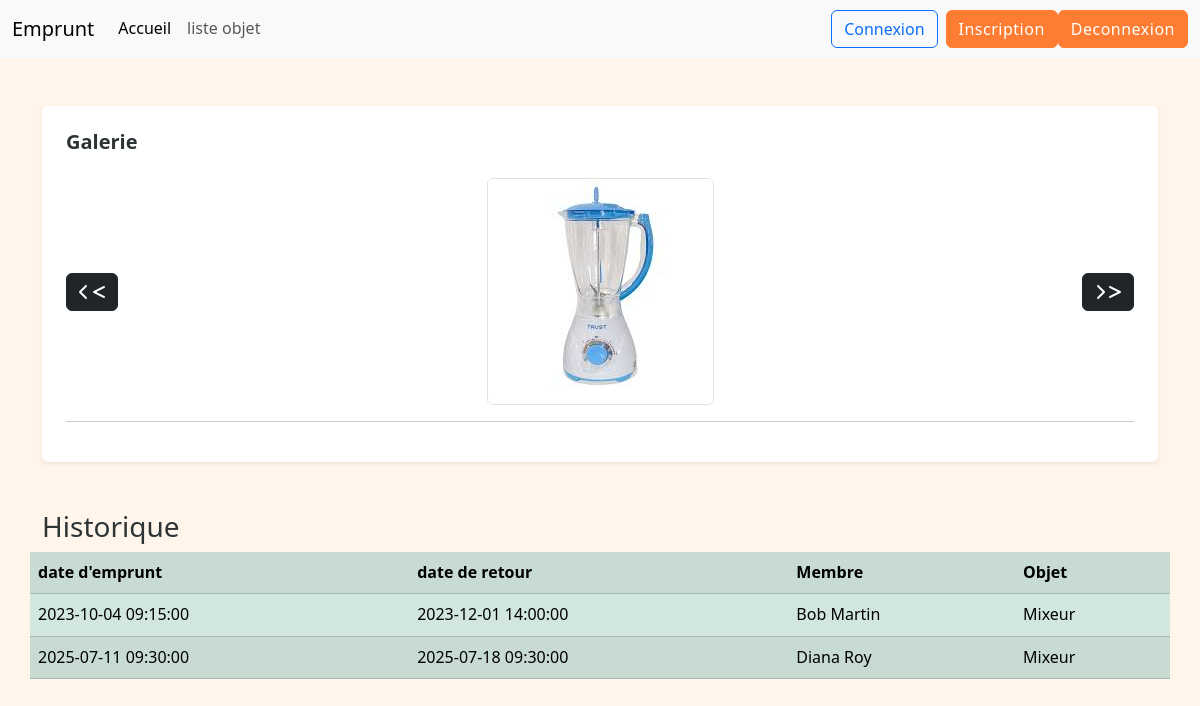
The page /pages/fiche.php?id_objet=7&nom_image=mixeur.jpg&id_image=7 on the database its author committed.
### tables this page shows
CREATE TABLE Final_image_objet(
    id_image INT AUTO_INCREMENT PRIMARY KEY,
    id_objet INT,
    nom_image VARCHAR(100),
    FOREIGN KEY (id_objet) REFERENCES Final_objet(id_objet)
);

CREATE TABLE Final_emprunt(
    id_emprunt INT AUTO_INCREMENT PRIMARY KEY,
    id_objet INT,
    id_membre INT,
    date_emprunt DATETIME,
    date_retour DATETIME,
    FOREIGN KEY (id_objet) REFERENCES Final_objet(id_objet),
    FOREIGN KEY (id_membre) REFERENCES Final_membre(id_membre)
);

CREATE TABLE Final_membre (
    id_membre INT AUTO_INCREMENT PRIMARY KEY,
    nom VARCHAR(50),
    date_de_naissance DATETIME,
    genre VARCHAR(20),
    email VARCHAR(50),
    ville VARCHAR(50),
    mdp VARCHAR(20),
    image_profil VARCHAR(100) 
);

CREATE TABLE Final_objet (
    id_objet INT AUTO_INCREMENT PRIMARY KEY,
    nom_objet VARCHAR(100),
    id_categorie INT,
    id_membre INT,
    FOREIGN KEY (id_categorie) REFERENCES Final_categorie_objet(id_categorie),
    FOREIGN KEY (id_membre) REFERENCES Final_membre(id_membre)
);

### inc/fonction.php (called while the page is built, shortened)
<?php
function img_principale($id){
    include('base.php');
     $sql="SELECT * FROM Final_image_objet WHERE id_objet = '$id'";
     $sqli=mysqli_query($bdd,$sql);
     $ami=mysqli_fetch_assoc($sqli);
     return $ami;
}
function emprunt($id){
    include('base.php');
    $sql = "SELECT *
            FROM Final_emprunt
            JOIN Final_objet ON Final_objet.id_objet = Final_emprunt.id_objet
            JOIN Final_membre ON Final_membre.id_membre = Final_emprunt.id_membre
            WHERE Final_objet.id_objet = '%s'";
    $sql = sprintf($sql, mysqli_real_escape_string($bdd, $id));
    $result = mysqli_query($bdd, $sql);
    $donnee = array();
    while ($a = mysqli_fetch_assoc($result)) {
        $donnee[] = $a;
    }
    return $donnee;
}
?>

### pages/fiche.php (the view, shortened to what this page needs)
<?php
require('../inc/fonction.php');
$hist = emprunt($_GET['id_objet']);
$sary=img_principale($_GET['id_objet']);
?>
<!DOCTYPE html>
<html lang="en">
<head>
  <link href="../assets/bootstrap/css/bootstrap.min.css" rel="stylesheet">
    <link rel="stylesheet" href="../assets/bootstrap/css/all.min.css">
    <link rel="stylesheet" href="../assets/style.css">
</head>
<body>
    <?php include('header.php');?>
<div class="container py-5"><div class="bg-white p-4 shadow-sm rounded mb-5">
  <h5 class="fw-bold mb-4">Galerie</h5>
  <div class="position-relative text-center mb-3">
    <img id="mainImage" src="../assets/image/<?= htmlspecialchars($sary['nom_image']) ?>" class="img-fluid rounded border" alt="Image principale" style="max-width: 50%; height: auto;">
    <button class="btn btn-dark position-absolute top-50 start-0 translate-middle-y" onclick="prevImage()" aria-label="Précédent">
      <i class="fas fa-chevron-left"> < </i>
    </button>
    <button class="btn btn-dark position-absolute top-50 end-0 translate-middle-y" onclick="nextImage()" aria-label="Suivant">
      <i class="fas fa-chevron-right"> > </i>
    </button>
  </div>
    <hr>
</div>
    <div class="row">
                <h3>Historique</h3>
                <table  class="table table-success table-striped" style="margin:auto;">
                    <tr>
                        <th>date d'emprunt</th>
                        <th>date de retour</th>
                        <th>Membre</th>
                        <th>Objet</th>
                    </tr>
                    <?php foreach($hist as $h ){?>
                       <tr>
                            <td><?=$h['date_emprunt']?></td>
                            <td><?=$h['date_retour']?></td>
                            <td><?=$h['nom']?></td>
                            <td><?=$h['nom_objet']?></td>
                       </tr>
                    <?php } ?>
                </table>
            </div>
</div>
</body>
</html>

### assets/style.css (style rules this page uses)
:root { --primary: #FF7D33; --primary-light: rgba(255, 125, 51, 0.1); --secondary: #005F89; --accent: #FFC107; --light: #FFF5EB; --dark: #2D3436; --gray: #636E72; --white: #FFFFFF; }
body { font-family: 'Segoe UI', Roboto, 'Helvetica Neue', sans-serif; background-color: var(--light); color: var(--dark); line-height: 1.6; min-height: 100vh; display: flex; flex-direction: column; }
:root { --bs-primary: var(--primary); --bs-secondary: var(--secondary); }

### rows shown on the page
final_image_objet: nom_image (picture)
final_emprunt: date_emprunt "2023-10-04 09:15:00", date_retour "2023-12-01 14:00:00", id_membre.nom "Bob Martin", id_objet.nom_objet "Mixeur"
final_emprunt: date_emprunt "2025-07-11 09:30:00", date_retour "2025-07-18 09:30:00", id_membre.nom "Diana Roy", id_objet.nom_objet "Mixeur"
